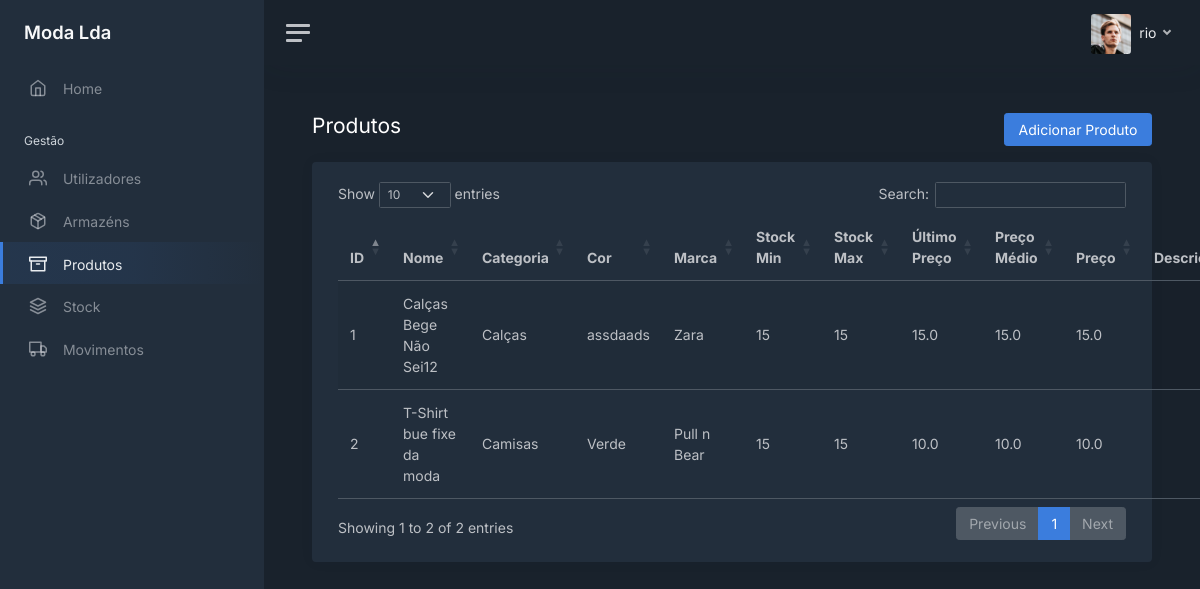
The page /products (signed in) on the database its author committed.
### modules/login/models.py (models this page shows, shortened)
class User(UserMixin, db.Model):
    __tablename__ = 'users'
    __table_args__ = {'extend_existing': True}
    id = db.Column(db.Integer, primary_key=True)
    username = db.Column(db.String(), unique=True)
    password = db.Column(db.String())
    role = db.Column(db.String())
    last_login = db.Column(db.DateTime, server_default=db.func.now())
    active = db.Column(db.Boolean, unique=False, default=True)

### modules/main/models.py (models this page shows, shortened)
class Product(db.Model):
    __tablename__ = 'products'
    __table_args__ = {'extend_existing': True}
    id = db.Column(db.Integer, primary_key=True)
    name = db.Column(db.String(), unique=True)
    category = db.Column(db.String())
    color = db.Column(db.String())
    brand = db.Column(db.String())
    min_stock = db.Column(db.Integer())
    max_stock = db.Column(db.Integer())
    last_buy_price = db.Column(db.Float())
    avg_buy_price = db.Column(db.Float())
    sell_price = db.Column(db.Float())
    desc = db.Column(db.String())
    active = db.Column(db.Boolean, unique=False, default=True)

### modules/main/views.py (the view)
@bp.route('/products')
@login_required
def products():
    products_query = Product.query.filter_by(active=1).all()
    all_products = []
    for product in products_query:
        all_products.append(
            {
                "id": product.id,
                "name": product.name,
                "category": CATEGORIES[product.category],
                "color": product.color,
                "brand": BRANDS[product.brand],
                "min_stock": product.min_stock,
                "max_stock": product.max_stock,
                "last_buy_price": product.last_buy_price,
                "avg_buy_price": product.avg_buy_price,
                "sell_price": product.sell_price,
                "desc": product.desc,
            }
        )
    return render_template('products/products_table.html', user=current_user, tab="products", all_products=all_products)

### modules/login/models.py (called while the page is built)
@login_manager.user_loader
def load_user(user_id):
    return User.query.get(int(user_id))

### modules/main/templates/products/products_table.html (shortened to what this page needs)
<!DOCTYPE html>
<html lang="en">
<head>
    <link href="/static/css/dashboard.css" rel="stylesheet">
    <link href="https://cdn.datatables.net/1.13.7/css/dataTables.bootstrap5.min.css" rel="stylesheet">
</head>
{% extends 'sidebar.html' %}
{% block content %}
    <div class="row">
        <div class="col float-start">
            <h1 class="h3 mb-3">Produtos</h1>
        </div>
        <div class="col">
            <div class="mb-3 float-end">
                <a href="/products/add" class="btn btn-primary">Adicionar Produto</a>
            </div>
        </div>
    </div>
    <div class="card">
        <div class="card-body">
            <div class="container-fluid">
                <table id="products" class="table table-striped">
                    <tbody>
                    {% for product in all_products %}
                        <tr>
                            <td>{{ product.id }}</td>
                            <td>{{ product.name }}</td>
                            <td>{{ product.category }}</td>
                            <td>{{ product.color }}</td>
                            <td>{{ product.brand }}</td>
                            <td>{{ product.min_stock }}</td>
                            <td>{{ product.max_stock }}</td>
                            <td>{{ product.last_buy_price }}</td>
                            <td>{{ product.avg_buy_price }}</td>
                            <td>{{ product.sell_price }}</td>
                            <td>{{ product.desc }}</td>
                        </tr>
                    {% endfor %}
                    </tbody>
                </table>
            </div>
        </div>
    </div>
{% endblock %}

### modules/main/templates/sidebar.html (shortened to what this page needs)
<body data-theme="dark">
<div class="wrapper">
    <nav id="sidebar" class="sidebar js-sidebar">
        <div class="sidebar-content js-simplebar">
            <a class="sidebar-brand" href="/home">
                <span class="align-middle">Moda Lda</span>
            </a>
            <ul class="sidebar-nav">
                <li class="sidebar-item {% if tab == 'home' %}active{% endif %}">
                    <a class="sidebar-link" href="/home">
                        <i class="align-middle" data-feather="home"></i> <span class="align-middle">Home</span>
                    </a>
                </li>
                <li class="sidebar-header">
                    Gestão
                </li>
                {% if user.role == 'admin' or user.role == 'gerente' %}
                <li class="sidebar-item {% if tab == 'users' %}active{% endif %}">
                    <a class="sidebar-link" href="/users">
                        <i class="align-middle" data-feather="users"></i> <span class="align-middle">Utilizadores</span>
                    </a>
                </li>
                {% endif %}
                {% if user.role == 'admin' or user.role == 'gerente' %}
                <li class="sidebar-item {% if tab == 'warehouses' %}active{% endif %}">
                    <a class="sidebar-link" href="/warehouses">
                        <i class="align-middle" data-feather="package"></i> <span class="align-middle">Armazéns</span>
                    </a>
                </li>
                {% endif %}
                <li class="sidebar-item {% if tab == 'products' %}active{% endif %}">
                    <a class="sidebar-link" href="/products">
                        <i class="align-middle" data-feather="archive"></i> <span class="align-middle">Produtos</span>
                    </a>
                </li>
                <li class="sidebar-item {% if tab == 'stock' %}active{% endif %}">
                    <a class="sidebar-link" href="/stock">
                        <i class="align-middle" data-feather="layers"></i> <span class="align-middle">Stock</span>
                    </a>
                </li>
                <li class="sidebar-item {% if tab == 'movements' %}active{% endif %}">
                    <a class="sidebar-link" href="/movements">
                        <i class="align-middle" data-feather="truck"></i> <span class="align-middle">Movimentos</span>
                    </a>
                </li>
            </ul>
        </div>
    </nav>
    <div class="main">
        <nav class="navbar navbar-expand navbar-light navbar-bg">
            <a class="sidebar-toggle js-sidebar-toggle">
                <i class="hamburger align-self-center"></i>
            </a>
            <div class="navbar-collapse collapse">
                <ul class="navbar-nav navbar-align">
                    <li class="nav-item dropdown">
                        <a class="nav-link dropdown-toggle d-none d-sm-inline-block" href="#" data-bs-toggle="dropdown">
                            <img src="/static/img/avatars/avatar.jpg" class="avatar img-fluid rounded me-1"
                                 alt="{{ user.username }}"/> <span class="text-dark"> {{ user.username }} </span>
                        </a>
                    </li>
                </ul>
            </div>
        </nav>
        <main class="content">
            <div class="container-fluid p-0">
                {% block content %}
                {% endblock %}
            </div>
        </main>
    </div>
</div>
</body>
</html>

### rows shown on the page
User: username "rio"
Product: id "1", name "Calças Bege Não Sei12", category "Calças", color "assdaads", brand "Zara", min_stock "15", max_stock "15", last_buy_price "15.0", avg_buy_price "15.0", sell_price "15.0"
Product: id "2", name "T-Shirt bue fixe da moda", category "Camisas", color "Verde", brand "Pull n Bear", min_stock "15", max_stock "15", last_buy_price "10.0", avg_buy_price "10.0", sell_price "10.0"
